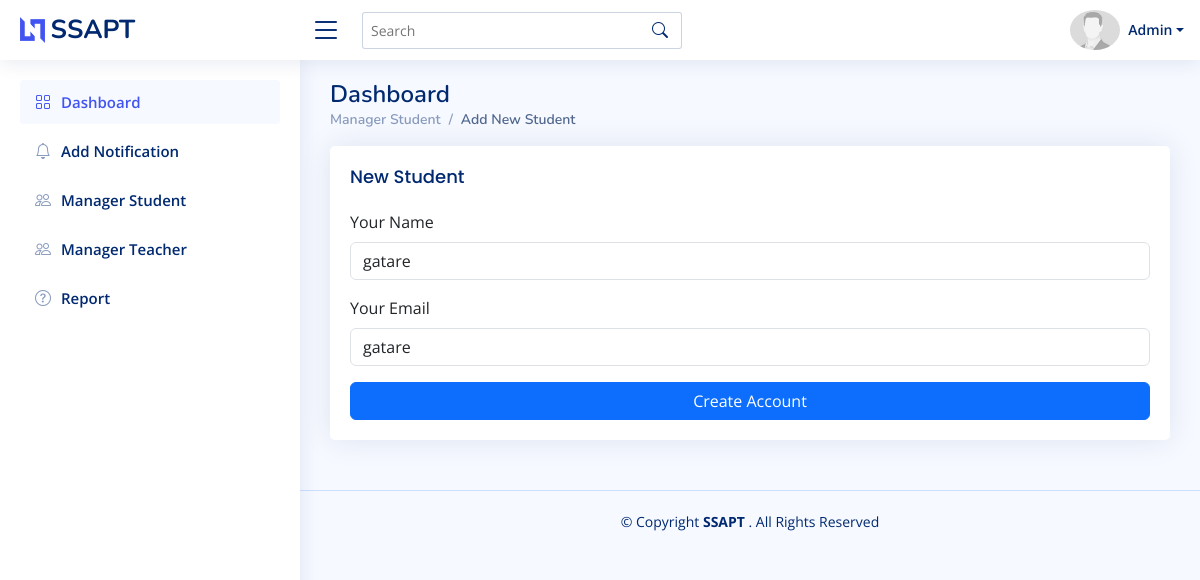
/Dashboard/Admin/edit_student.php?user_id=1 (signed in), run on the app's committed database.
### tables this page shows
CREATE TABLE `users` (
  `id` int(11) NOT NULL,
  `name` varchar(100) NOT NULL,
  `email` varchar(100) NOT NULL,
  `password` varchar(255) NOT NULL,
  `role` enum('admin','teacher','student') NOT NULL
);

CREATE TABLE `student` (
  `id` int(11) NOT NULL,
  `name` varchar(255) NOT NULL,
  `email` varchar(255) NOT NULL,
  `role` varchar(255) NOT NULL,
  `password` varchar(255) NOT NULL
);

### Dashboard/Admin/edit_student.php (the view, shortened to what this page needs)
<!DOCTYPE html>
<html lang="en">
<head>
  <link href="../../assets/vendor/bootstrap/css/bootstrap.min.css" rel="stylesheet">
  <link href="../../assets/vendor/bootstrap-icons/bootstrap-icons.css" rel="stylesheet">
  <link href="../../assets/css/style.css" rel="stylesheet">
</head>
<body>
 <?php
    include ("components/header.php");
    ?>
  <main id="main" class="main">
    <div class="pagetitle">
      <h1>Dashboard</h1>
      <nav>
        <ol class="breadcrumb">
          <li class="breadcrumb-item"><a href="manager_student.php">Manager Student</a></li>
          <li class="breadcrumb-item active">Add New Student</li>
        </ol>
      </nav>
    </div>
    <section class="section dashboard">
      <div class="row">
        <div class="col-lg-12">
            <div class="card">
              <div class="card-body">
                <h5 class="card-title">New Student</h5>
                <form class="row g-3 needs-validation" novalidate method="POST">
                        <?php
                        $conn = mysqli_connect("localhost","root","","school");
                        if(isset($_GET['user_id'])){
                            $updateid = $_GET['user_id'];
                        $select ="SELECT *FROM `student` WHERE `id`='$updateid'";
                        $query = mysqli_query($conn,$select);
                        while($row = mysqli_fetch_assoc($query)){
                        ?>
                    <div class="col-12">
                      <label for="yourName" class="form-label">Your Name</label>
                      <input type="text" name="name" value="<?php echo $row['name']?>" class="form-control" id="yourName" required>
                    </div>
                    <div class="col-12">
                      <label for="yourEmail" class="form-label">Your Email</label>
                      <input type="text" name="email" value="<?php echo $row['name']?>" class="form-control" id="yourEmail" required>
                    </div>
             <?php }  }?>
                    <div class="col-12">
                      <button class="btn btn-primary w-100" type="submit" name="create">Create Account</button>
                    </div>
                </form>
              </div>
            </div>
        </div>
      </div>
    </section>
  </main>
  <footer id="footer" class="footer">
    <div class="copyright">
      &copy; Copyright <strong><span>SSAPT  </span></strong>. All Rights Reserved
    </div>
  </footer>
</body>
</html>

### Dashboard/Admin/components/header.php (shortened to what this page needs)
<header id="header" class="header fixed-top d-flex align-items-center">
<div class="d-flex align-items-center justify-content-between">
  <a href="index.html" class="logo d-flex align-items-center">
    <img src="../../assets/img/logo.png" alt="">
    <span class="d-none d-lg-block">SSAPT</span>
  </a>
  <i class="bi bi-list toggle-sidebar-btn"></i>
</div>
<div class="search-bar">
  <form class="search-form d-flex align-items-center" method="POST" action="#">
    <input type="text" name="query" placeholder="Search" title="Enter search keyword">
    <button type="submit" title="Search"><i class="bi bi-search"></i></button>
  </form>
</div>
<nav class="header-nav ms-auto">
  <ul class="d-flex align-items-center">
    <li class="nav-item dropdown pe-3">
    <?php
            $conn = mysqli_connect("localhost","root","","school");
            $userid = $_SESSION['account'];
            $select ="SELECT * FROM `users` WHERE `email` ='$userid'";
            $query = mysqli_query($conn,$select);
            while($row = mysqli_fetch_assoc($query)){
            ?>
      <a class="nav-link nav-profile d-flex align-items-center pe-0" href="#" data-bs-toggle="dropdown">
        <img src="../../assets/img/profile-img.jpeg" alt="Profile" class="rounded-circle">
        <span class="d-none d-md-block dropdown-toggle ps-2"><?php echo $row['name'];?></span>
      </a>
           <?php }?>
    </li>
  </ul>
</nav>
</header>
<aside id="sidebar" class="sidebar">
<ul class="sidebar-nav" id="sidebar-nav">
  <li class="nav-item">
    <a class="nav-link " href="index.php">
      <i class="bi bi-grid"></i>
      <span>Dashboard</span>
    </a>
  </li>
  <li class="nav-item">
    <a class="nav-link collapsed" href="notification.php">
      <i class="bi bi-bell"></i>
      <span>Add Notification</span>
    </a>
  </li>
  <li class="nav-item">
    <a class="nav-link collapsed" href="manager_student.php">
      <i class="bi bi-people"></i>
      <span>Manager Student</span>
    </a>
  </li>
  <li class="nav-item">
    <a class="nav-link collapsed" href="manager_teacher.php">
      <i class="bi bi-people"></i>
      <span>Manager Teacher</span>
    </a>
  </li>
  <li class="nav-item">
    <a class="nav-link collapsed" href="report.php">
      <i class="bi bi-question-circle"></i>
      <span>Report</span>
    </a>
  </li>
</ul>
</aside>

### assets/css/style.css (style rules this page uses)
:root { scroll-behavior: smooth; }
body { font-family: "Open Sans", sans-serif; background: #f6f9ff; color: #444444; }
a { color: #4154f1; text-decoration: none; }
h1, h2, h3, h4, h5, h6 { font-family: "Nunito", sans-serif; }
#main { margin-top: 60px; padding: 20px 30px; transition: all 0.3s; }
.pagetitle { margin-bottom: 10px; }
.pagetitle h1 { font-size: 24px; margin-bottom: 0; font-weight: 600; color: #012970; }
.card { margin-bottom: 30px; border: none; border-radius: 5px; box-shadow: 0px 0 30px rgba(1, 41, 112, 0.1); }
.card-title { padding: 20px 0 15px 0; font-size: 18px; font-weight: 500; color: #012970; font-family: "Poppins", sans-serif; }
.card-body { padding: 0 20px 20px 20px; }
.breadcrumb { font-size: 14px; font-family: "Nunito", sans-serif; color: #899bbd; font-weight: 600; }
.breadcrumb a { color: #899bbd; transition: 0.3s; }
.breadcrumb .breadcrumb-item::before { color: #899bbd; }
.breadcrumb .active { color: #51678f; font-weight: 600; }
.logo { line-height: 1; }
@media (min-width: 1200px) { .logo { width: 280px; } }
.logo img { max-height: 26px; margin-right: 6px; }
.logo span { font-size: 26px; font-weight: 700; color: #012970; font-family: "Nunito", sans-serif; }
.header { transition: all 0.5s; z-index: 997; height: 60px; box-shadow: 0px 2px 20px rgba(1, 41, 112, 0.1); background-color: #fff; padding-left: 20px; }
.header .toggle-sidebar-btn { font-size: 32px; padding-left: 10px; cursor: pointer; color: #012970; }
.header .search-bar { min-width: 360px; padding: 0 20px; }
.header .search-form { width: 100%; }
.header .search-form input { border: 0; font-size: 14px; color: #012970; border: 1px solid rgba(1, 41, 112, 0.2); padding: 7px 38px 7px 8px; border-radius: 3px; transition: 0.3s; width: 100%; }
.header .search-form button { border: 0; padding: 0; margin-left: -30px; background: none; }
.header .search-form button i { color: #012970; }
.header-nav ul { list-style: none; }
.header-nav>ul { margin: 0; padding: 0; }
.header-nav .nav-profile { color: #012970; }
.header-nav .nav-profile img { max-height: 40px; }
.header-nav .nav-profile span { font-size: 14px; font-weight: 600; }
.sidebar { position: fixed; top: 60px; left: 0; bottom: 0; width: 300px; z-index: 996; transition: all 0.3s; padding: 20px; overflow-y: auto; scrollbar-width: thin; scrollbar-color: #aab7cf transparent; box-shadow: 0px 0px 20px rgba(1, 41, 112, 0.1); background-color: #fff; }
@media (min-width: 1200px) { #main, #footer { margin-left: 300px; } }
.sidebar-nav { padding: 0; margin: 0; list-style: none; }
.sidebar-nav li { padding: 0; margin: 0; list-style: none; }
.sidebar-nav .nav-item { margin-bottom: 5px; }
.sidebar-nav .nav-link { display: flex; align-items: center; font-size: 15px; font-weight: 600; color: #4154f1; transition: 0.3; background: #f6f9ff; padding: 10px 15px; border-radius: 4px; }
.sidebar-nav .nav-link i { font-size: 16px; margin-right: 10px; color: #4154f1; }
.sidebar-nav .nav-link.collapsed { color: #012970; background: #fff; }
.sidebar-nav .nav-link.collapsed i { color: #899bbd; }
.footer { padding: 20px 0; font-size: 14px; transition: all 0.3s; border-top: 1px solid #cddfff; }
.footer .copyright { text-align: center; color: #012970; }

### data on the page
users: name "Admin"
student: name "gatare", email "gatare"
